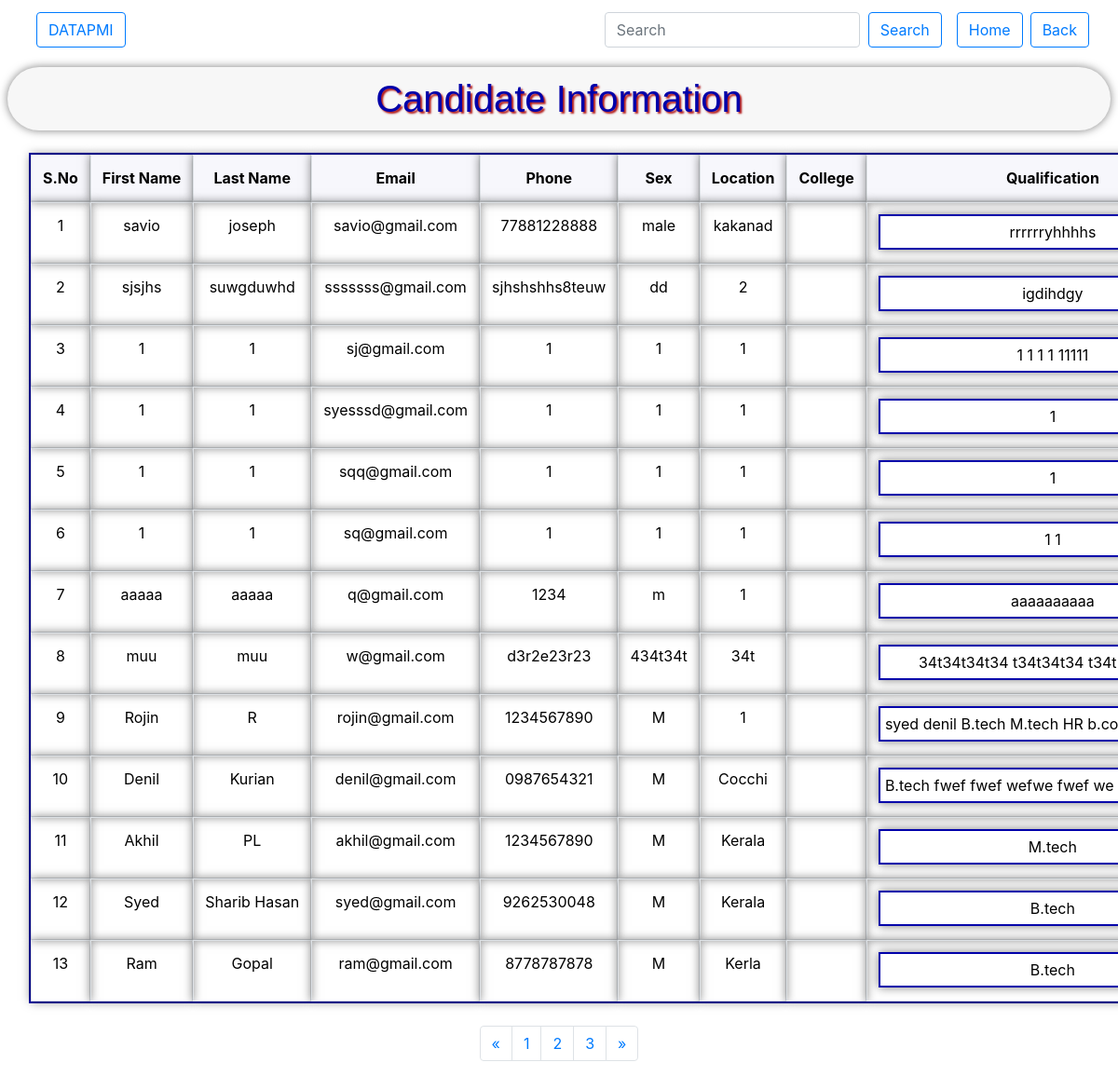
Before: /all/ with the older database file.
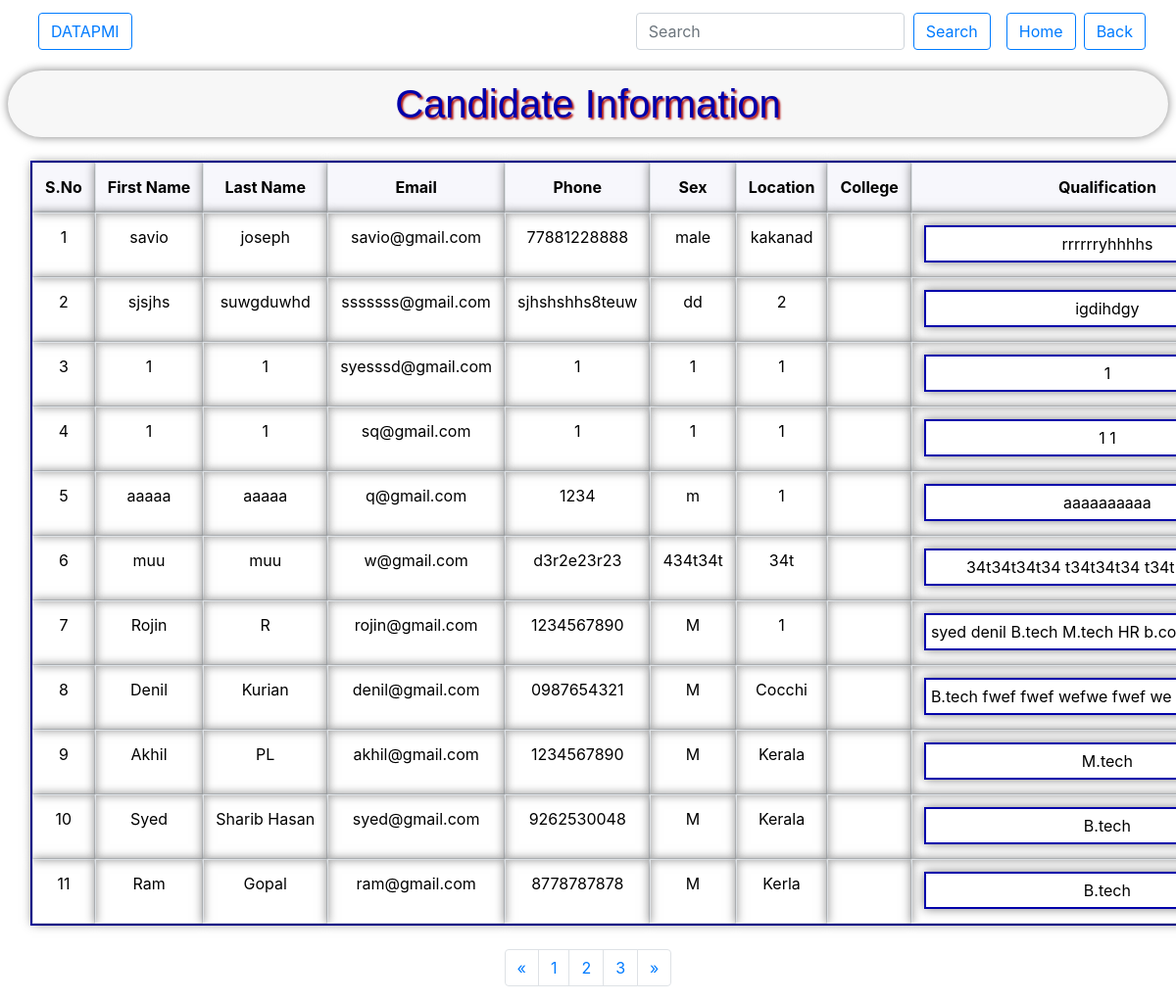
After: the same page with the newer database file.
### candidate_app/models.py (models this page shows, shortened)
class Candidate(models.Model):
    user = models.ForeignKey(User, on_delete=models.CASCADE,blank=True,null=True)
    email = models.EmailField(unique=True)
    phone = models.CharField(max_length=15)
    first_name = models.CharField(max_length=150, null=False)
    last_name = models.CharField(max_length=150)
    alt_phone = models.CharField(max_length=15)
    sex = models.CharField(max_length=50)
    qualification = models.TextField()
    skills = models.TextField()
    experience = models.IntegerField()
    designation = models.CharField(max_length=50)
    expected_ctc = models.FloatField()
    current_ctc = models.FloatField()
    availability = models.BooleanField(default=True)
    notice_period = models.IntegerField()
    current_company = models.CharField(max_length=100)
    location = models.CharField(max_length=50)
    resume = models.FileField(upload_to='resume/',max_length=200,blank=True,null=True)
    remarks = models.TextField()
    updated_by = models.CharField(max_length=50)
    updated_on = models.DateTimeField(auto_now_add=True)
    class Meta:
        ordering = ["-updated_on"]

### candidate_app/views.py (the view)
# urls.py: path('all/',Allcandidates.as_view(),name='all'),
class Allcandidates(ListView):
    model = Candidate
    fields = ['email','phone','first_name','last_name','alt_phone','sex','qualification','skills','experience','designation','expected_ctc','current_ctc','availability','notice_period','current_company','location','resume','remarks','updated_by','updated_on']
    template_name = 'allcandidates.html'
    context_object_name = "all"

### templates/allcandidates.html (shortened to what this page needs)
{% extends 'base.html' %}
{% block head %}
        <link href="https://cdn.jsdelivr.net/npm/bootstrap@5.3.2/dist/css/bootstrap.min.css" rel="stylesheet">
{% endblock %}
{% block content %}
{% include 'navbar.html' %}
    <div> <h2 class="candidate-info my-2 mx-2" >Candidate Information</h2>  </div>
    <div class="container-fluid table-container my-2 mx-3">
        <table class="table table-bordered my-3" style="border: 2px solid #0000AA;">
            <thead>
                <tr>
                    <th scope="col">S.No</th>
                    <th scope="col">First Name</th>
                    <th scope="col">Last Name</th>
                    <th scope="col">Email</th>
                    <th scope="col">Phone</th>
                    <th scope="col">Sex</th>
                    <th scope="col">Location</th>
                    <th scope="col">College</th>
                    <th scope="col">Qualification</th>
                </tr>
            </thead>
            <tbody>
                {% for i in all %}
                <tr>
                    <td>{{ forloop.counter }}</td>
                    <td>{{ i.first_name }}</td>
                    <td>{{ i.last_name }}</td>
                    <td>{{ i.email }}</td>
                    <td>{{ i.phone }}</td>
                    <td>{{ i.sex }}</td>
                    <td>{{ i.location }}</td>
                    <td>{{ i.College }}</td>
                    <td>
                        <div class="scroll-cell">{{ i.qualification }}</div>
                    </td>
                </tr>
                {% endfor %}
            </tbody>
        </table>
    </div>
    {% include 'all_c_pagination.html' %}
{% endblock %}

### templates/base.html (shortened to what this page needs)
<!DOCTYPE html>
<html lang="en">
<head>
    <link href="https://cdn.jsdelivr.net/npm/bootstrap@5.3.2/dist/css/bootstrap.min.css" rel="stylesheet">
    {% block head %} {% endblock %}
</head>
<body>
    <div class="row">
        <div class="col">{% block content %}{% endblock %}</div>
    </div>
</body>
</html>

### templates/navbar.html (shortened to what this page needs)
    <link rel="stylesheet" href="https://cdn.jsdelivr.net/npm/bootstrap@4.4.1/dist/css/bootstrap.min.css"
>
  <nav class="navbar navbar-expand-lg">
        <div class="container-fluid">
            <a class="navbar-brand" href="#">
                <span class="btn btn-outline-primary mx-2">DATAPMI</span>
            </a>
            <div class="d-flex">
                <form class="d-flex me-2">
                    <input class="form-control" type="search" placeholder="Search" aria-label="Search">&nbsp;&nbsp;
                    <button class="btn btn-outline-primary" type="submit">Search</button>
                </form>
                <a href="/home" class="btn btn-outline-primary mx-2">Home</a>
                <a href="/back" class="btn btn-outline-primary ">Back</a>
            </div>
        </div>
    </nav>

### templates/all_c_pagination.html (shortened to what this page needs)
<body>
    <ul class="pagination">
        <li class="page-item">
            <a class="page-link" href="#" aria-label="Previous">
                <span aria-hidden="true">&laquo;</span>
            </a>
        </li>
        <li class="page-item"><a class="page-link" href="#">1</a></li>
        <li class="page-item"><a class="page-link" href="#">2</a></li>
        <li class="page-item"><a class="page-link" href="#">3</a></li>
        <li class="page-item">
            <a class="page-link" href="#" aria-label="Next">
                <span aria-hidden="true">&raquo;</span>
            </a>
        </li>
    </ul>
</body>

### templates/allcandidates.html (style rules this page uses)
.table-container { width: 100%; overflow-x: auto; }
.table { width: auto; min-width: 1200px; border-collapse: separate; border-spacing: 0.5px; background-color: rgba(255, 255, 255, 0.8); border: 2px solid #0000AA; }
.table th, .table td { width: 200px; max-width: 400px; height: 5px; overflow: hidden; text-overflow: ellipsis; white-space: nowrap; padding: 6px; vertical-align: middle; text-align: center; border: 1px solid #0000AA; box-shadow: 0px 0px 10px 0px rgba(0, 0, 0, 0.5); background-color: transparent; }
.scroll-cell { max-height: 100px; overflow-y: auto; width: 100%; border: 2px solid #0000AA; padding: 5px; box-shadow: 0px 0px 10px 0px rgba(0, 0, 0, 0.5); }
.table th { background-color: #f7f7fc; border: 1px solid #0000AA; }
body { background-image: url('https://img.freepik.com/free-vector/data-inform-illustration-concept_114360-864.jpg?w=1380&t=st=1698755438~exp=1698756038~hmac=c50f467b2456b752868484b2a480059bf47dd71ee8a027a5af600c19527f9c44'); background-size: cover; background-repeat: no-repeat; background-attachment: fixed; }
h2.candidate-info { color: #0000AA; font-family: Arial, sans-serif; font-size: 40px; background-color: #f7f7f7; padding: 10px; border-radius: 100px; text-align: center; text-shadow: 2px 2px 2px #b11717; box-shadow: 0px 0px 10px 0px rgba(0, 0, 0, 0.5); }

### templates/all_c_pagination.html (style rules this page uses)
.pagination { justify-content: center; }

Changed rows visible on the page:
removed Candidate: first_name "1", last_name "1", email "sj@gmail.com", phone "1", sex "1", location "1", qualification "1 1 1 1 11111"
removed Candidate: first_name "1", last_name "1", email "sqq@gmail.com", phone "1", sex "1", location "1", qualification "1"
